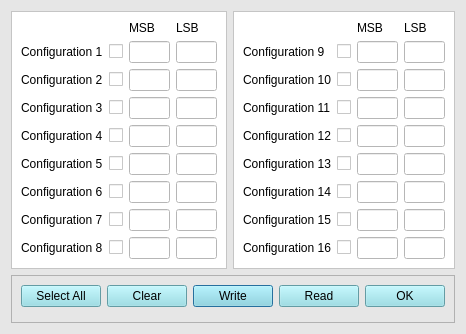
<?xml version="1.0" encoding="UTF-8"?>
<ui version="4.0">
 <class>writedataDailog</class>
 <widget class="QDialog" name="writedataDailog">
  <property name="geometry">
   <rect>
    <x>0</x>
    <y>0</y>
    <width>464</width>
    <height>334</height>
   </rect>
  </property>
  <property name="windowTitle">
   <string>Dialog</string>
  </property>
  <property name="styleSheet">
   <string notr="true">background-color: rgb(230, 230, 230);

</string>
  </property>
  <layout class="QGridLayout" name="gridLayout_6">
   <item row="0" column="0">
    <layout class="QGridLayout" name="gridLayout_4">
     <item row="0" column="1">
      <widget class="QFrame" name="frame_2">
       <property name="styleSheet">
        <string notr="true">background-color: rgb(255,255,255);</string>
       </property>
       <property name="frameShape">
        <enum>QFrame::StyledPanel</enum>
       </property>
       <property name="frameShadow">
        <enum>QFrame::Raised</enum>
       </property>
       <layout class="QGridLayout" name="gridLayout_2">
        <item row="3" column="2">
         <widget class="QLineEdit" name="lineEdit_write19">
          <property name="text">
           <string/>
          </property>
         </widget>
        </item>
        <item row="3" column="3">
         <widget class="QLineEdit" name="lineEdit_write27">
          <property name="text">
           <string/>
          </property>
         </widget>
        </item>
        <item row="7" column="2">
         <widget class="QLineEdit" name="lineEdit_write23">
          <property name="text">
           <string/>
          </property>
         </widget>
        </item>
        <item row="7" column="3">
         <widget class="QLineEdit" name="lineEdit_write31">
          <property name="text">
           <string/>
          </property>
         </widget>
        </item>
        <item row="5" column="1">
         <widget class="QCheckBox" name="checkBox_write13">
          <property name="text">
           <string/>
          </property>
         </widget>
        </item>
        <item row="6" column="2">
         <widget class="QLineEdit" name="lineEdit_write22">
          <property name="text">
           <string/>
          </property>
         </widget>
        </item>
        <item row="6" column="0">
         <widget class="QLabel" name="label_18">
          <property name="text">
           <string>Configuration 14</string>
          </property>
         </widget>
        </item>
        <item row="3" column="0">
         <widget class="QLabel" name="label_15">
          <property name="text">
           <string>Configuration 11</string>
          </property>
         </widget>
        </item>
        <item row="8" column="0">
         <widget class="QLabel" name="label_20">
          <property name="text">
           <string>Configuration 16</string>
          </property>
         </widget>
        </item>
        <item row="6" column="1">
         <widget class="QCheckBox" name="checkBox_write14">
          <property name="text">
           <string/>
          </property>
         </widget>
        </item>
        <item row="7" column="0">
         <widget class="QLabel" name="label_19">
          <property name="text">
           <string>Configuration 15</string>
          </property>
         </widget>
        </item>
        <item row="1" column="0">
         <widget class="QLabel" name="label_13">
          <property name="text">
           <string>Configuration 9</string>
          </property>
         </widget>
        </item>
        <item row="1" column="1">
         <widget class="QCheckBox" name="checkBox_write9">
          <property name="text">
           <string/>
          </property>
         </widget>
        </item>
        <item row="4" column="0">
         <widget class="QLabel" name="label_16">
          <property name="text">
           <string>Configuration 12</string>
          </property>
         </widget>
        </item>
        <item row="0" column="2">
         <widget class="QLabel" name="label_11">
          <property name="text">
           <string>MSB</string>
          </property>
         </widget>
        </item>
        <item row="4" column="3">
         <widget class="QLineEdit" name="lineEdit_write28">
          <property name="text">
           <string/>
          </property>
         </widget>
        </item>
        <item row="0" column="3">
         <widget class="QLabel" name="label_12">
          <property name="sizePolicy">
           <sizepolicy hsizetype="Fixed" vsizetype="Fixed">
            <horstretch>0</horstretch>
            <verstretch>0</verstretch>
           </sizepolicy>
          </property>
          <property name="text">
           <string>LSB</string>
          </property>
         </widget>
        </item>
        <item row="8" column="3">
         <widget class="QLineEdit" name="lineEdit_write32">
          <property name="text">
           <string/>
          </property>
         </widget>
        </item>
        <item row="5" column="3">
         <widget class="QLineEdit" name="lineEdit_write29">
          <property name="text">
           <string/>
          </property>
         </widget>
        </item>
        <item row="2" column="3">
         <widget class="QLineEdit" name="lineEdit_write26">
          <property name="text">
           <string/>
          </property>
         </widget>
        </item>
        <item row="2" column="0">
         <widget class="QLabel" name="label_14">
          <property name="text">
           <string>Configuration 10</string>
          </property>
         </widget>
        </item>
        <item row="7" column="1">
         <widget class="QCheckBox" name="checkBox_write15">
          <property name="text">
           <string/>
          </property>
         </widget>
        </item>
        <item row="2" column="2">
         <widget class="QLineEdit" name="lineEdit_write18">
          <property name="text">
           <string/>
          </property>
         </widget>
        </item>
        <item row="8" column="2">
         <widget class="QLineEdit" name="lineEdit_write24">
          <property name="text">
           <string/>
          </property>
         </widget>
        </item>
        <item row="1" column="3">
         <widget class="QLineEdit" name="lineEdit_write25">
          <property name="text">
           <string/>
          </property>
         </widget>
        </item>
        <item row="1" column="2">
         <widget class="QLineEdit" name="lineEdit_write17">
          <property name="text">
           <string/>
          </property>
         </widget>
        </item>
        <item row="8" column="1">
         <widget class="QCheckBox" name="checkBox_write16">
          <property name="text">
           <string/>
          </property>
         </widget>
        </item>
        <item row="5" column="2">
         <widget class="QLineEdit" name="lineEdit_write21">
          <property name="text">
           <string/>
          </property>
         </widget>
        </item>
        <item row="4" column="1">
         <widget class="QCheckBox" name="checkBox_write12">
          <property name="text">
           <string/>
          </property>
         </widget>
        </item>
        <item row="6" column="3">
         <widget class="QLineEdit" name="lineEdit_write30">
          <property name="text">
           <string/>
          </property>
         </widget>
        </item>
        <item row="5" column="0">
         <widget class="QLabel" name="label_17">
          <property name="text">
           <string>Configuration 13</string>
          </property>
         </widget>
        </item>
        <item row="3" column="1">
         <widget class="QCheckBox" name="checkBox_write11">
          <property name="text">
           <string/>
          </property>
         </widget>
        </item>
        <item row="2" column="1">
         <widget class="QCheckBox" name="checkBox_write10">
          <property name="text">
           <string/>
          </property>
         </widget>
        </item>
        <item row="4" column="2">
         <widget class="QLineEdit" name="lineEdit_write20">
          <property name="text">
           <string/>
          </property>
         </widget>
        </item>
       </layout>
      </widget>
     </item>
     <item row="0" column="0">
      <widget class="QFrame" name="frame">
       <property name="styleSheet">
        <string notr="true">background-color: rgb(255,255,255);</string>
       </property>
       <property name="frameShape">
        <enum>QFrame::StyledPanel</enum>
       </property>
       <property name="frameShadow">
        <enum>QFrame::Raised</enum>
       </property>
       <layout class="QGridLayout" name="gridLayout">
        <item row="7" column="2">
         <widget class="QLineEdit" name="lineEdit_write7">
          <property name="text">
           <string/>
          </property>
         </widget>
        </item>
        <item row="8" column="0">
         <widget class="QLabel" name="label_8">
          <property name="text">
           <string>Configuration 8</string>
          </property>
         </widget>
        </item>
        <item row="6" column="1">
         <widget class="QCheckBox" name="checkBox_write6">
          <property name="text">
           <string/>
          </property>
         </widget>
        </item>
        <item row="4" column="2">
         <widget class="QLineEdit" name="lineEdit_write4">
          <property name="text">
           <string/>
          </property>
         </widget>
        </item>
        <item row="6" column="2">
         <widget class="QLineEdit" name="lineEdit_write6">
          <property name="text">
           <string/>
          </property>
         </widget>
        </item>
        <item row="8" column="2">
         <widget class="QLineEdit" name="lineEdit_write8">
          <property name="text">
           <string/>
          </property>
         </widget>
        </item>
        <item row="2" column="2">
         <widget class="QLineEdit" name="lineEdit_write2">
          <property name="text">
           <string/>
          </property>
         </widget>
        </item>
        <item row="1" column="4">
         <widget class="QLineEdit" name="lineEdit_write9">
          <property name="text">
           <string/>
          </property>
         </widget>
        </item>
        <item row="2" column="4">
         <widget class="QLineEdit" name="lineEdit_write10">
          <property name="text">
           <string/>
          </property>
         </widget>
        </item>
        <item row="7" column="1">
         <widget class="QCheckBox" name="checkBox_write7">
          <property name="text">
           <string/>
          </property>
         </widget>
        </item>
        <item row="6" column="4">
         <widget class="QLineEdit" name="lineEdit_write14">
          <property name="text">
           <string/>
          </property>
         </widget>
        </item>
        <item row="3" column="0">
         <widget class="QLabel" name="label_3">
          <property name="text">
           <string>Configuration 3</string>
          </property>
         </widget>
        </item>
        <item row="1" column="2">
         <widget class="QLineEdit" name="lineEdit_write1">
          <property name="text">
           <string/>
          </property>
         </widget>
        </item>
        <item row="4" column="1">
         <widget class="QCheckBox" name="checkBox_write4">
          <property name="text">
           <string/>
          </property>
         </widget>
        </item>
        <item row="3" column="2">
         <widget class="QLineEdit" name="lineEdit_write3">
          <property name="text">
           <string/>
          </property>
         </widget>
        </item>
        <item row="5" column="0">
         <widget class="QLabel" name="label_5">
          <property name="text">
           <string>Configuration 5</string>
          </property>
         </widget>
        </item>
        <item row="4" column="0">
         <widget class="QLabel" name="label_4">
          <property name="text">
           <string>Configuration 4</string>
          </property>
         </widget>
        </item>
        <item row="8" column="1">
         <widget class="QCheckBox" name="checkBox_write8">
          <property name="text">
           <string/>
          </property>
         </widget>
        </item>
        <item row="5" column="4">
         <widget class="QLineEdit" name="lineEdit_write13">
          <property name="text">
           <string/>
          </property>
         </widget>
        </item>
        <item row="4" column="4">
         <widget class="QLineEdit" name="lineEdit_write12">
          <property name="text">
           <string/>
          </property>
         </widget>
        </item>
        <item row="1" column="0">
         <widget class="QLabel" name="label">
          <property name="text">
           <string>Configuration 1</string>
          </property>
         </widget>
        </item>
        <item row="1" column="1">
         <widget class="QCheckBox" name="checkBox_write1">
          <property name="text">
           <string/>
          </property>
         </widget>
        </item>
        <item row="2" column="1">
         <widget class="QCheckBox" name="checkBox_write2">
          <property name="text">
           <string/>
          </property>
         </widget>
        </item>
        <item row="2" column="0">
         <widget class="QLabel" name="label_2">
          <property name="text">
           <string>Configuration 2</string>
          </property>
         </widget>
        </item>
        <item row="7" column="4">
         <widget class="QLineEdit" name="lineEdit_write15">
          <property name="text">
           <string/>
          </property>
         </widget>
        </item>
        <item row="5" column="2">
         <widget class="QLineEdit" name="lineEdit_write5">
          <property name="text">
           <string/>
          </property>
         </widget>
        </item>
        <item row="3" column="1">
         <widget class="QCheckBox" name="checkBox_write3">
          <property name="text">
           <string/>
          </property>
         </widget>
        </item>
        <item row="6" column="0">
         <widget class="QLabel" name="label_6">
          <property name="text">
           <string>Configuration 6</string>
          </property>
         </widget>
        </item>
        <item row="7" column="0">
         <widget class="QLabel" name="label_7">
          <property name="text">
           <string>Configuration 7</string>
          </property>
         </widget>
        </item>
        <item row="8" column="4">
         <widget class="QLineEdit" name="lineEdit_write16">
          <property name="text">
           <string/>
          </property>
         </widget>
        </item>
        <item row="5" column="1">
         <widget class="QCheckBox" name="checkBox_write5">
          <property name="text">
           <string/>
          </property>
         </widget>
        </item>
        <item row="3" column="4">
         <widget class="QLineEdit" name="lineEdit_write11">
          <property name="text">
           <string/>
          </property>
         </widget>
        </item>
        <item row="0" column="2">
         <widget class="QLabel" name="label_9">
          <property name="text">
           <string>MSB</string>
          </property>
         </widget>
        </item>
        <item row="0" column="4">
         <widget class="QLabel" name="label_10">
          <property name="sizePolicy">
           <sizepolicy hsizetype="Fixed" vsizetype="Fixed">
            <horstretch>0</horstretch>
            <verstretch>0</verstretch>
           </sizepolicy>
          </property>
          <property name="text">
           <string>LSB</string>
          </property>
         </widget>
        </item>
       </layout>
      </widget>
     </item>
    </layout>
   </item>
   <item row="1" column="0">
    <widget class="QFrame" name="frame_3">
     <property name="frameShape">
      <enum>QFrame::StyledPanel</enum>
     </property>
     <property name="frameShadow">
      <enum>QFrame::Raised</enum>
     </property>
     <layout class="QGridLayout" name="gridLayout_5">
      <item row="0" column="0">
       <layout class="QGridLayout" name="gridLayout_3">
        <item row="0" column="2">
         <widget class="QPushButton" name="writeConfigBtn">
          <property name="sizePolicy">
           <sizepolicy hsizetype="Preferred" vsizetype="Preferred">
            <horstretch>0</horstretch>
            <verstretch>0</verstretch>
           </sizepolicy>
          </property>
          <property name="styleSheet">
           <string notr="true">background-color: rgb(139, 219, 229);

color: rgb(0, 0, 0);</string>
          </property>
          <property name="text">
           <string>Write</string>
          </property>
         </widget>
        </item>
        <item row="0" column="0">
         <widget class="QPushButton" name="micro_select_all">
          <property name="sizePolicy">
           <sizepolicy hsizetype="Preferred" vsizetype="Preferred">
            <horstretch>0</horstretch>
            <verstretch>0</verstretch>
           </sizepolicy>
          </property>
          <property name="styleSheet">
           <string notr="true">background-color: rgb(139, 219, 229);

color: rgb(0, 0, 0);</string>
          </property>
          <property name="text">
           <string>Select All</string>
          </property>
         </widget>
        </item>
        <item row="0" column="3">
         <widget class="QPushButton" name="readConfigBtn">
          <property name="sizePolicy">
           <sizepolicy hsizetype="Preferred" vsizetype="Preferred">
            <horstretch>0</horstretch>
            <verstretch>0</verstretch>
           </sizepolicy>
          </property>
          <property name="styleSheet">
           <string notr="true">background-color: rgb(139, 219, 229);

color: rgb(0, 0, 0);</string>
          </property>
          <property name="text">
           <string>Read</string>
          </property>
         </widget>
        </item>
        <item row="0" column="1">
         <widget class="QPushButton" name="clear_Button">
          <property name="sizePolicy">
           <sizepolicy hsizetype="Preferred" vsizetype="Preferred">
            <horstretch>0</horstretch>
            <verstretch>0</verstretch>
           </sizepolicy>
          </property>
          <property name="styleSheet">
           <string notr="true">background-color: rgb(139, 219, 229);

color: rgb(0, 0, 0);</string>
          </property>
          <property name="text">
           <string>Clear</string>
          </property>
         </widget>
        </item>
        <item row="0" column="4">
         <widget class="QPushButton" name="writedialog_ok">
          <property name="sizePolicy">
           <sizepolicy hsizetype="Preferred" vsizetype="Preferred">
            <horstretch>0</horstretch>
            <verstretch>0</verstretch>
           </sizepolicy>
          </property>
          <property name="styleSheet">
           <string notr="true">background-color: rgb(139, 219, 229);

color: rgb(0, 0, 0);</string>
          </property>
          <property name="text">
           <string>OK</string>
          </property>
         </widget>
        </item>
       </layout>
      </item>
      <item row="1" column="0">
       <spacer name="verticalSpacer">
        <property name="orientation">
         <enum>Qt::Vertical</enum>
        </property>
        <property name="sizeHint" stdset="0">
         <size>
          <width>20</width>
          <height>40</height>
         </size>
        </property>
       </spacer>
      </item>
     </layout>
    </widget>
   </item>
  </layout>
 </widget>
 <resources/>
 <connections/>
</ui>
